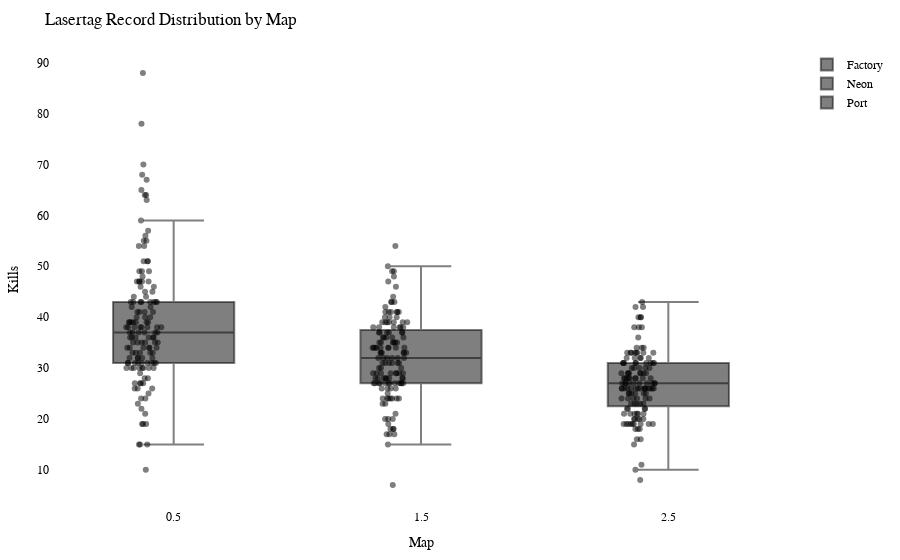

Write notebook code for a chart like this one.
### Code cell
import plotly.graph_objects as go
import plotly.io as pio

df = getRecordsDataframe(minigame="Lasertag")

# Calculate the offset for centering the data points
num_columns = len(df.columns)
offset = 0.5

# Create a Swarm plot using Plotly
fig = go.Figure()

for i, column in enumerate(df.columns):
    x_values = [i + offset] * len(df[column])  # Adjust x-values with offset for horizontal centering
    fig.add_trace(go.Box(x=x_values,
                         y=df[column],
                         name=column,
                         boxpoints='all',
                         pointpos=-0.5,  # Adjust point position to prevent overlapping
                         marker=dict(color='rgba(0,0,0,0.5)', size=6),  # Adjust marker color and size
                         hovertext=df.index,
                         hoverinfo='text+y'))

fig.update_layout(title="Lasertag Record Distribution by Map",
                  xaxis=dict(title="Map"),
                  yaxis=dict(title="Kills"),
                  showlegend=True,
                  font=dict(family="Arial", size=12, color="black"),  # Customize font
                  plot_bgcolor="white",  # Set background color
                  margin=dict(l=50, r=50, t=50, b=50),  # Adjust margins for better layout
                  )

pio.show(fig)

pio.write_html(fig, "out/laser_swarm_plot.html")

### Figure 1 — Plotly figure (JSON) as saved in the notebook; plotly's stock layout.template omitted (floating-point values rounded to 4 significant figures; data arrays with more than 128 entries replaced by an {"elided": "..."} marker saying what was removed)
{"data": [{"boxpoints": "all", "hoverinfo": "text+y", "hovertext": {"elided": "144 str values"}, "marker": {"color": "rgba(0,0,0,0.5)", "size": 6}, "name": "Factory", "pointpos": -0.5, "type": "box", "x": {"elided": "144 float values"}, "y": {"elided": "144 int values"}}, {"boxpoints": "all", "hoverinfo": "text+y", "hovertext": {"elided": "144 str values"}, "marker": {"color": "rgba(0,0,0,0.5)", "size": 6}, "name": "Neon", "pointpos": -0.5, "type": "box", "x": {"elided": "144 float values"}, "y": {"elided": "144 int values"}}, {"boxpoints": "all", "hoverinfo": "text+y", "hovertext": {"elided": "144 str values"}, "marker": {"color": "rgba(0,0,0,0.5)", "size": 6}, "name": "Port", "pointpos": -0.5, "type": "box", "x": {"elided": "144 float values"}, "y": {"elided": "144 int values"}}], "layout": {"font": {"color": "black", "family": "Arial", "size": 12}, "margin": {"b": 50, "l": 50, "r": 50, "t": 50}, "plot_bgcolor": "white", "showlegend": true, "title": {"text": "Lasertag Record Distribution by Map"}, "xaxis": {"title": {"text": "Map"}}, "yaxis": {"title": {"text": "Kills"}}}}
